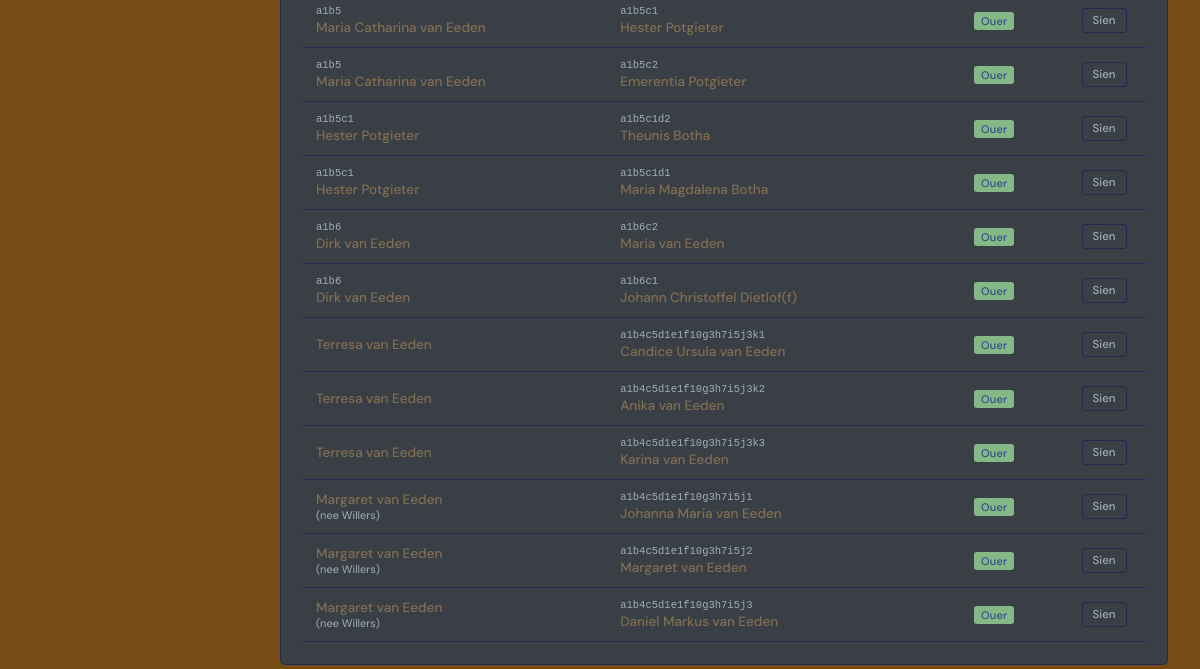
The page /argief/verhoudings/ (lower part) on the database as committed earlier.
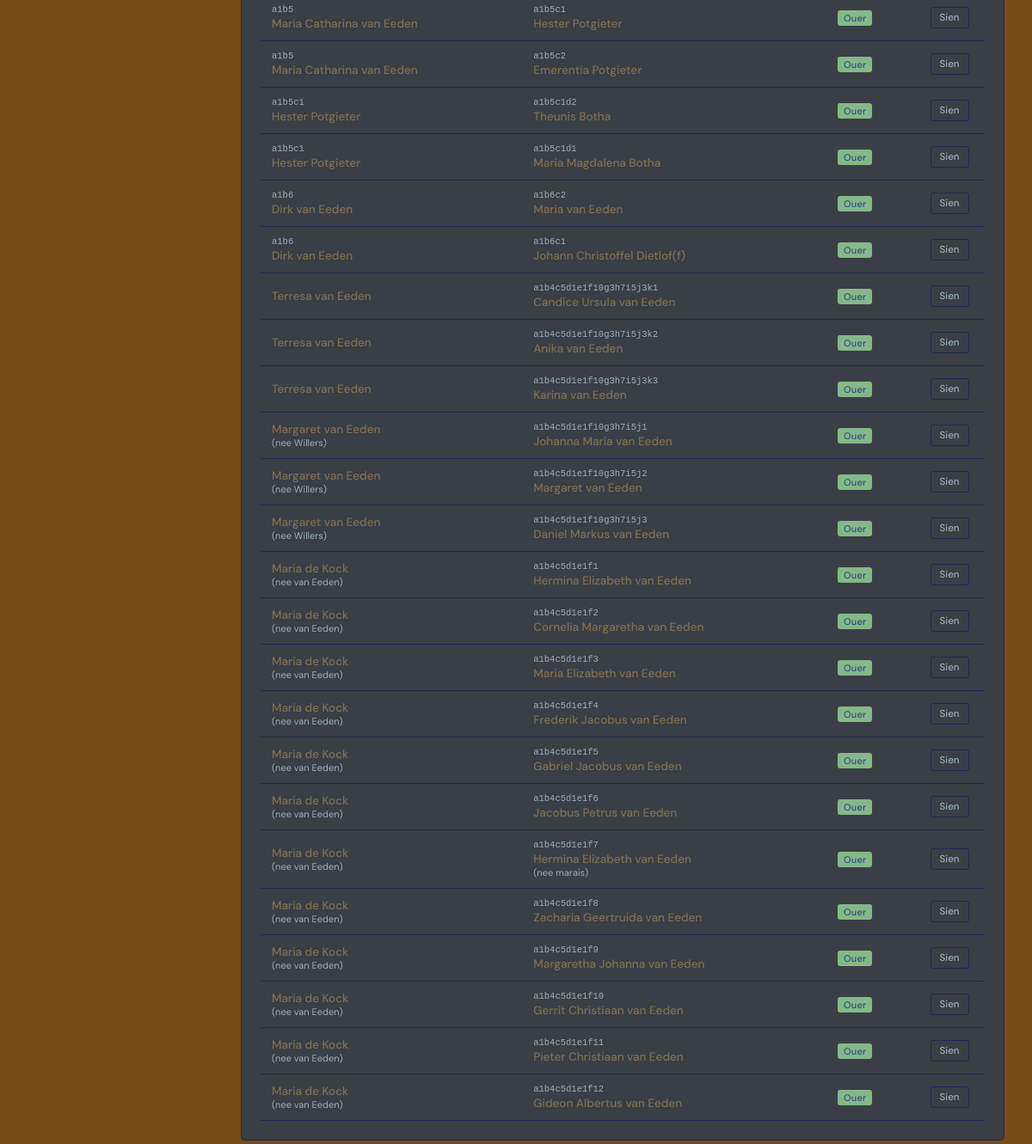
The same page on the database as committed later.
### genealogy/models.py (models this page shows, shortened)
class Relationship(models.Model):
    RELATIONSHIP_TYPES = [
        ('parent',          'Ouer'),
        ('adoptive_parent', 'Aangenome Ouer'),
        ('step_parent',     'Stief Ouer'),
        ('guardian',        'Voog'),
    ]
    person            = models.ForeignKey(Person, on_delete=models.CASCADE, related_name='person_relationships')
    relative          = models.ForeignKey(Person, on_delete=models.CASCADE, related_name='child_relationships')
    relationship_type = models.CharField(max_length=20, choices=RELATIONSHIP_TYPES, default='parent')
    notes             = models.TextField(blank=True)
    class Meta:
        unique_together = ('person', 'relative', 'relationship_type')

class Person(models.Model):
    GENDER_CHOICES = [('M','Manlik'),('F','Vroulik'),('O','Ander'),('U','Onbekend')]
    first_name  = models.CharField(max_length=100)
    middle_name = models.CharField(max_length=100, blank=True)
    last_name   = models.CharField(max_length=100)
    maiden_name = models.CharField(max_length=100, blank=True)
    gender      = models.CharField(max_length=1, choices=GENDER_CHOICES, default='U')
    photo       = models.ImageField(upload_to='people/photos/', blank=True, null=True)
    birth_date  = models.CharField(max_length=100, blank=True,
                    help_text='GEDCOM datum, bv. BEF 15 JAN 1900')
    birth_place = models.CharField(max_length=200, blank=True)
    death_date  = models.CharField(max_length=100, blank=True,
                    help_text='GEDCOM datum, bv. AFT 1950')
    death_place = models.CharField(max_length=200, blank=True)
    is_deceased = models.BooleanField(default=False)
    is_root     = models.BooleanField(default=False, help_text='Stam-ouer van die boom (a1)')
    biography   = models.TextField(blank=True)
    notes       = models.TextField(blank=True)
    created_at  = models.DateTimeField(auto_now_add=True)
    updated_at  = models.DateTimeField(auto_now=True)
    created_by  = models.ForeignKey(User, on_delete=models.SET_NULL, null=True, blank=True,
                    related_name='created_people')
    birth_lat   = models.FloatField(null=True, blank=True)
    birth_lng   = models.FloatField(null=True, blank=True)
    death_lat   = models.FloatField(null=True, blank=True)
    death_lng   = models.FloatField(null=True, blank=True)
    class Meta:
        ordering = ['first_name', 'last_name']
        verbose_name_plural = 'Mense'
    @property
    def full_name(self):
        parts = [self.first_name]
        if self.middle_name: parts.append(self.middle_name)
        parts.append(self.last_name)
        return ' '.join(parts)
    def get_absolute_url(self):
        return reverse('genealogy:person_detail', kwargs={'pk': self.pk})

### genealogy/views.py (the view)
# urls.py: path('verhoudings/',                  views.relationship_list,   name='relationship_list'),
def relationship_list(request):
    profile = get_profile(request.user)
    relationships = list(Relationship.objects.select_related('person','relative').all())
    from .henry import compute_henry_for_tree
    import re as _re
    henry_map = {}
    root = Person.objects.filter(is_root=True).first()
    if root:
        henry_map = compute_henry_for_tree(root)
    def h_key(r):
        hn = henry_map.get(r.person.pk, '')
        parts = _re.findall(r'([a-z]+)(\d+)', hn)
        return [(l, int(n)) for l, n in parts] if parts else [('zzz', 9999)]
    relationships = sorted(relationships, key=h_key)
    return render(request, 'genealogy/relationship_list.html',
        {'relationships': relationships, 'profile': profile, 'henry_map': henry_map})

### genealogy/gedcom_dates.py (called while the page is built)
def parse_gedcom_date(gedcom_str):
    if not gedcom_str:
        return None
    s = gedcom_str.strip().upper()
    if not s or s in ('ONBEKEND', 'UNKNOWN'):
        return {'modifier': 'UNK'}
    result = {'modifier': 'EXACT', 'day': None, 'month': None, 'year': None,
              'day2': None, 'month2': None, 'year2': None}
    bet = re.match(r'^BET\s+(.+?)\s+AND\s+(.+)$', s)
    if bet:
        result['modifier'] = 'BET'
        _fill_date_parts(result, bet.group(1), '', '')
        _fill_date_parts(result, bet.group(2), '2', '2')
        return result
    mod_match = re.match(r'^(BEF|AFT|EST|ABT|CAL|INT)\s+(.+)$', s)
    if mod_match:
        result['modifier'] = mod_match.group(1)
        _fill_date_parts(result, mod_match.group(2), '', '')
        return result
    _fill_date_parts(result, s, '', '')
    return result

### genealogy/henry.py (called while the page is built)
def _depth_letter(depth):
    result = ''
    n = depth + 1
    while n > 0:
        n, remainder = divmod(n - 1, 26)
        result = LETTERS[remainder] + result
    return result

### genealogy/templatetags/genealogy_extras.py (called while the page is built)
@register.filter
def get_item(dictionary, key):
    if not dictionary:
        return ''
    return dictionary.get(key, '')

### genealogy/templates/genealogy/relationship_list.html (shortened to what this page needs)
{% extends "genealogy/base.html" %}
{% load genealogy_extras %}
{% block content %}
<div class="card"><div class="table-wrap"><table>
  <tbody>
    {% for m in relationships %}
    <tr>
      <td>
        {% if henry_map %}
          {% with henry=henry_map|get_item:m.person.pk %}
            {% if henry %}
              <div style="font-size:10.5px;color:var(--muted);font-family:monospace;margin-bottom:2px;">{{ henry }}</div>
            {% endif %}
          {% endwith %}
        {% endif %}
        <a href="{{ m.person.get_absolute_url }}">{{ m.person.full_name }}</a>
        {% if m.person.maiden_name %}
          <div style="font-size:11px;color:var(--muted);">(nee {{ m.person.maiden_name }})</div>
        {% endif %}
      </td>
      <td>
        {% if henry_map %}
          {% with henry=henry_map|get_item:m.relative.pk %}
            {% if henry %}
              <div style="font-size:10.5px;color:var(--muted);font-family:monospace;margin-bottom:2px;">{{ henry }}</div>
            {% endif %}
          {% endwith %}
        {% endif %}
        <a href="{{ m.relative.get_absolute_url }}">{{ m.relative.full_name }}</a>
        {% if m.relative.maiden_name %}
          <div style="font-size:11px;color:var(--muted);">(nee {{ m.relative.maiden_name }})</div>
        {% endif %}
      </td>
      <td><span class="badge badge-viewer">{{ m.get_relationship_type_display }}</span></td>
      <td style="white-space:nowrap;">
        <a href="{% url 'genealogy:relationship_detail' m.pk %}" class="btn btn-secondary btn-sm">Sien</a>
      </td>
    </tr>
    {% empty %}
    <tr><td colspan="4" style="text-align:center;color:var(--muted);padding:32px;">Geen verwantskappe aangeteken nie.</td></tr>
    {% endfor %}
  </tbody>
</table></div></div>
{% endblock %}

Rows that differ between the two databases and show on the page:
added Relationship: person.full_name "Maria de Kock", person.maiden_name "van Eeden", henry "a1b4c5d1e1f1", relative.full_name "Hermina Elizabeth van Eeden", relationship_type "Ouer"
added Relationship: person.full_name "Maria de Kock", person.maiden_name "van Eeden", henry "a1b4c5d1e1f2", relative.full_name "Cornelia Margaretha van Eeden", relationship_type "Ouer"
added Relationship: person.full_name "Maria de Kock", person.maiden_name "van Eeden", henry "a1b4c5d1e1f3", relative.full_name "Maria Elizabeth van Eeden", relationship_type "Ouer"
added Relationship: person.full_name "Maria de Kock", person.maiden_name "van Eeden", henry "a1b4c5d1e1f4", relative.full_name "Frederik Jacobus van Eeden", relationship_type "Ouer"
added Relationship: person.full_name "Maria de Kock", person.maiden_name "van Eeden", henry "a1b4c5d1e1f5", relative.full_name "Gabriel Jacobus van Eeden", relationship_type "Ouer"
added Relationship: person.full_name "Maria de Kock", person.maiden_name "van Eeden", henry "a1b4c5d1e1f6", relative.full_name "Jacobus Petrus van Eeden", relationship_type "Ouer"
added Relationship: person.full_name "Maria de Kock", person.maiden_name "van Eeden", henry "a1b4c5d1e1f7", relative.full_name "Hermina Elizabeth van Eeden", relative.maiden_name "marais", relationship_type "Ouer"
added Relationship: person.full_name "Maria de Kock", person.maiden_name "van Eeden", henry "a1b4c5d1e1f8", relative.full_name "Zacharia Geertruida van Eeden", relationship_type "Ouer"
added Relationship: person.full_name "Maria de Kock", person.maiden_name "van Eeden", henry "a1b4c5d1e1f9", relative.full_name "Margaretha Johanna van Eeden", relationship_type "Ouer"
added Relationship: person.full_name "Maria de Kock", person.maiden_name "van Eeden", henry "a1b4c5d1e1f10", relative.full_name "Gerrit Christiaan van Eeden", relationship_type "Ouer"
added Relationship: person.full_name "Maria de Kock", person.maiden_name "van Eeden", henry "a1b4c5d1e1f11", relative.full_name "Pieter Christiaan van Eeden", relationship_type "Ouer"
added Relationship: person.full_name "Maria de Kock", person.maiden_name "van Eeden", henry "a1b4c5d1e1f12", relative.full_name "Gideon Albertus van Eeden", relationship_type "Ouer"
